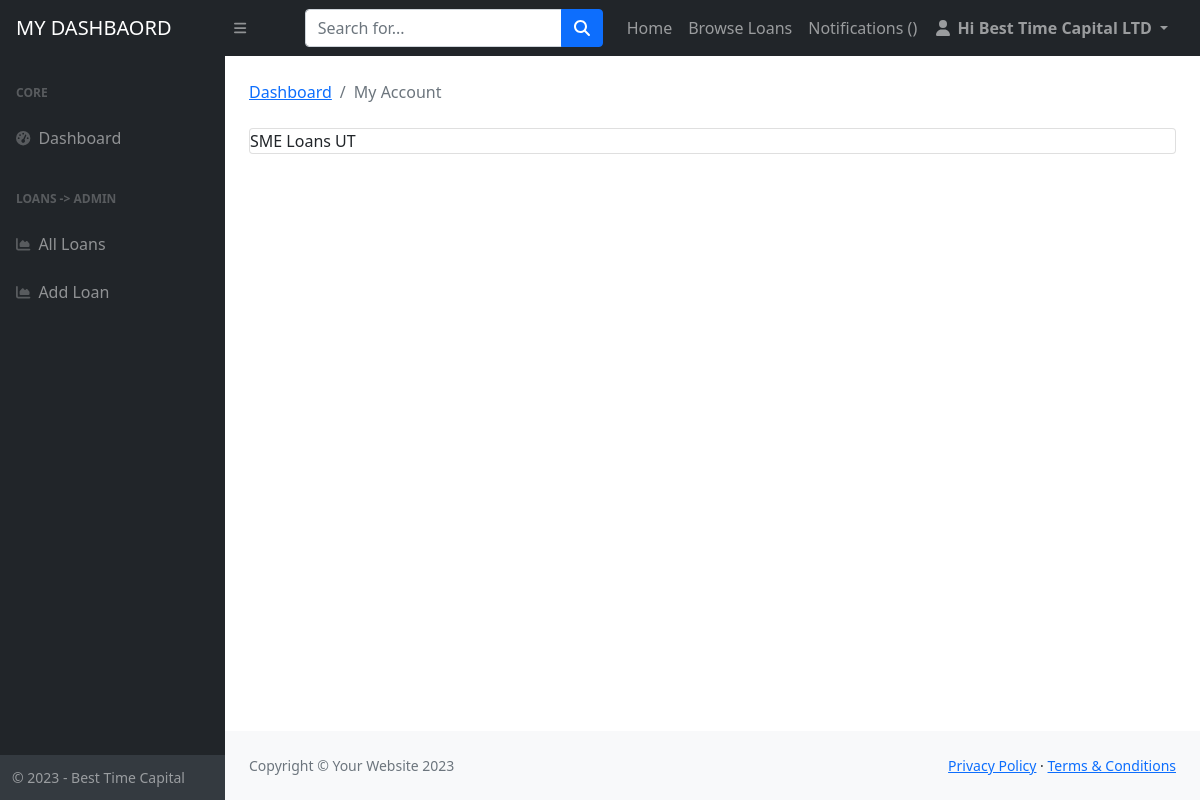
The app's page /dashboard/loans/7/details (signed in), older data.
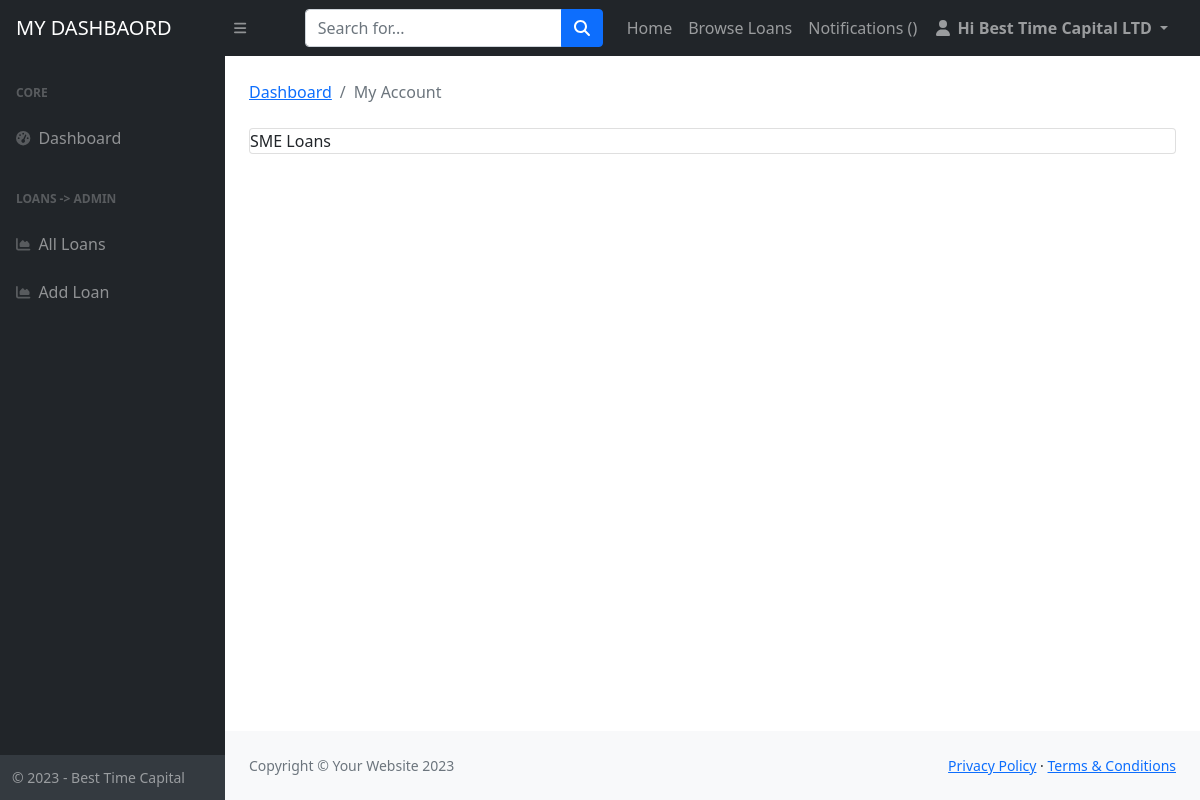
The same page, newer data.
### loans/models.py (models this page shows, shortened)
class Loans(models.Model):
    loan_title = models.CharField(max_length=255)
    loan_description = models.TextField()
    interest = models.IntegerField()
    thumbnail = models.ImageField(upload_to ='uploads/')
    created_by = models.ForeignKey(CustomUser, related_name='loans', on_delete=models.CASCADE)
    created_at = models.DateTimeField(auto_now_add=True)
    changed_at = models.DateTimeField(auto_now=True)

### loans/views.py (the view)
# urls.py: path('dashboard/loans/<int:loan_id>/details', loan_detail_admin, name="loan_detail_admin"),
@login_required
def loan_detail_admin(request, loan_id):
    context = {}
    context["loan"] = Loans.objects.get(pk=loan_id)
    return render(request, 'loans/loan_detail_admin.html', context)

### loans/templates/loans/loan_detail_admin.html (shortened to what this page needs)
{% extends "base_dashboard.html" %}
{% load static %}
{% block dashboard_content %}
<main>
    <div class="container-fluid px-4" ng-app="myApp" ng-controller="myCtrl">
            <ol class="breadcrumb mb-4">
                <li class="breadcrumb-item"><a href="">Dashboard</a></li>
                <li class="breadcrumb-item active">My Account</li>
            </ol>
        <div class="card mb-4">{{ loan.loan_title }}
        </div>
    </div>
</main>
{% endblock dashboard_content %}

Row changes from the older to the newer data that the page shows:
changed Loans: loan_title "SME Loans UT" → "SME Loans"
